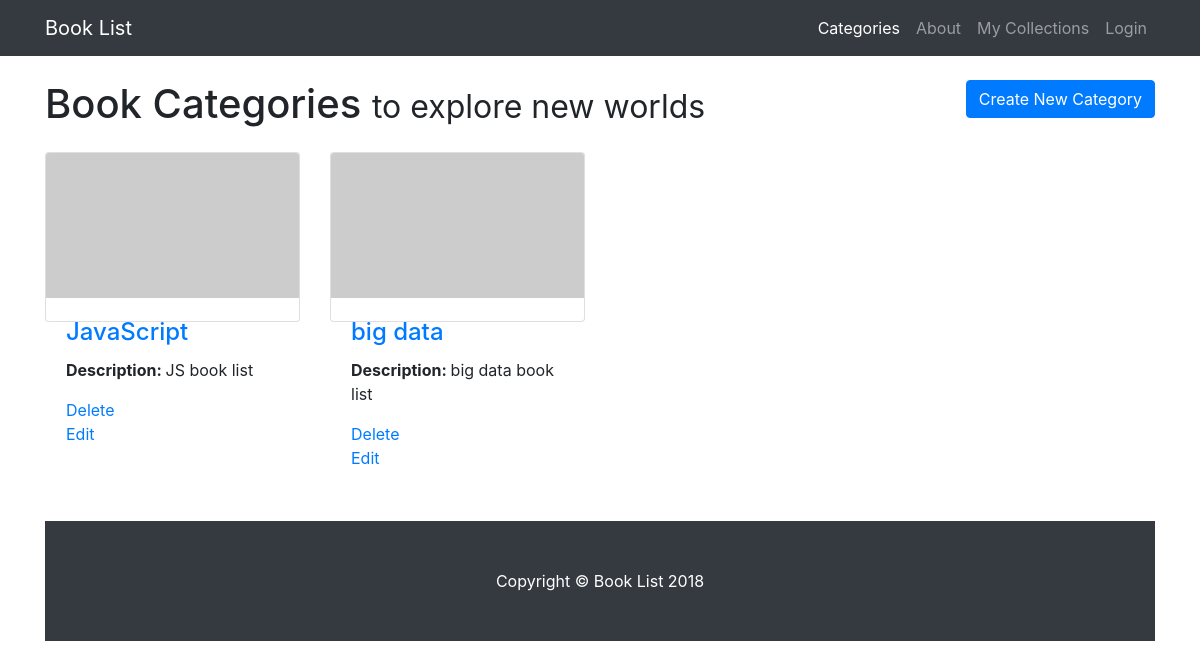
Page /category on the earlier database version.
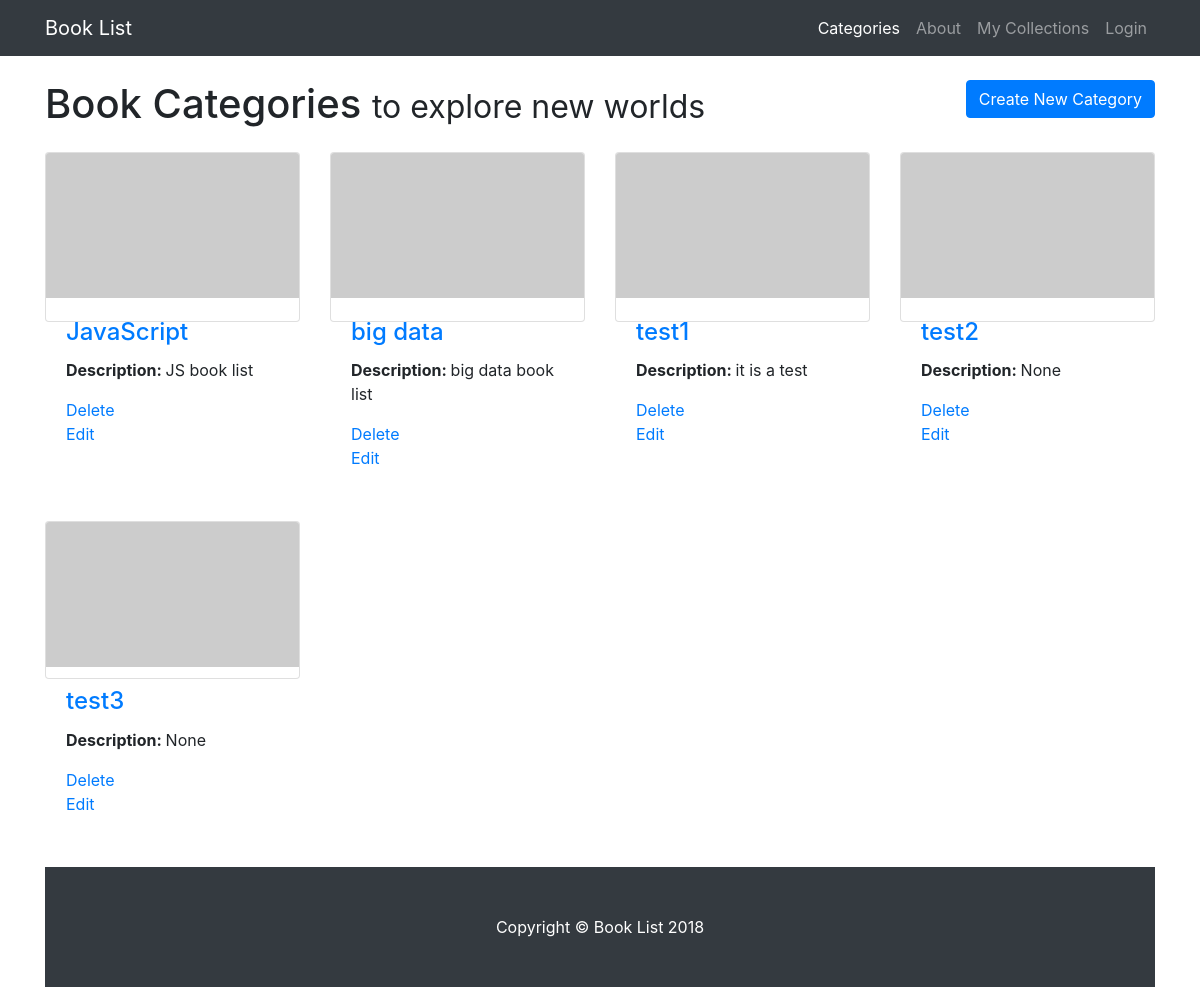
Same page on the later database version.
### database_setup.py (models this page shows, shortened)
class Category(Base):
    __tablename__ = 'category'
    id = Column(Integer, primary_key=True)
    name = Column(String(250), nullable=False)
    desc = Column(String(400))

### project.py (the view)
@app.route('/')
@app.route('/category')
def categories():
    categories = session.query(Category).order_by(Category.name).all()
    return render_template('categories.html', categories=categories)

### templates/categories.html
{% extends "main.html" %}
{% block content %}
    {% include "header.html" %}
      <div class="container">
        <h1 class="my-4">Book Categories
          <small>to explore new worlds</small>
          <a class="btn btn-primary" href="{{url_for('newCategory')}}" role="button" style="float: right;">Create New Category</a>
        </h1>
        <div class="row">
            {% for category in categories %}
                <div class="col-lg-3 col-md-4 col-sm-6 portfolio-item">
                    <div class="card h-50">
                    <a href="{{url_for('categoryBooks', category_id=category.id)}}"><img class="card-img-top" src="http://placehold.it/700x400" alt=""></a>
                    <div class="card-body">
                        <h4 class="card-title">
                        <a href="{{url_for('categoryBooks', category_id=category.id)}}">{{category.name}}</a>
                        </h4>
                        <p class="card-text"><b>Description: </b>{% if category.desc %}{{category.desc[:100]}}{% else %}None{% endif %}</p>
                        <a href="{{url_for('deleteCategory', category_id=category.id)}}">Delete</a>
                        <br>
                        <a href="{{url_for('editCategory', category_id=category.id)}}">Edit</a>
                    </div>
                    </div>
                </div>
            {% endfor %}
        </div>
{% endblock %}

### templates/main.html (shortened to what this page needs)
<html>
    <head>
        <link rel="stylesheet" href="https://stackpath.bootstrapcdn.com/bootstrap/4.1.3/css/bootstrap.min.css">
        <link href="{{url_for('static', filename='4-col-portfolio.css')}}" rel="stylesheet" type="text/css">
    </head>
    <body>
        {% block content %}
        {% endblock %}
        <footer class="py-5 bg-dark">
            <div class="container">
            <p class="m-0 text-center text-white">Copyright &copy; Book List 2018</p>
            </div>
        </footer>
    </body>
</html>

### templates/header.html (shortened to what this page needs)
    <nav class="navbar navbar-expand-lg navbar-dark bg-dark fixed-top">
      <div class="container">
        <a class="navbar-brand" href="{{url_for('categories')}}">Book List</a>
        <div class="collapse navbar-collapse" id="navbarResponsive">
          <ul class="navbar-nav ml-auto">
            <li class="nav-item active">
              <a class="nav-link" href="{{url_for('categories')}}">Categories
              </a>
            </li>
            <li class="nav-item">
              <a class="nav-link" href="#">About</a>
            </li>
            <li class="nav-item">
              <a class="nav-link" href="#">My Collections</a>
            </li>
            <li class="nav-item">
              <a class="nav-link" href="#">Login</a>
            </li>
          </ul>
        </div>
      </div>
    </nav>

### static/4-col-portfolio.css (style rules this page uses)
body { padding-top: 54px; }
@media (min-width: 992px) { body { padding-top: 56px; } }
.portfolio-item { margin-bottom: 30px; }

Differences in the rows shown:
added Category: name "test1", desc "it is a test"
added Category: name "test2", shows "None"
added Category: name "test3", shows "None"
